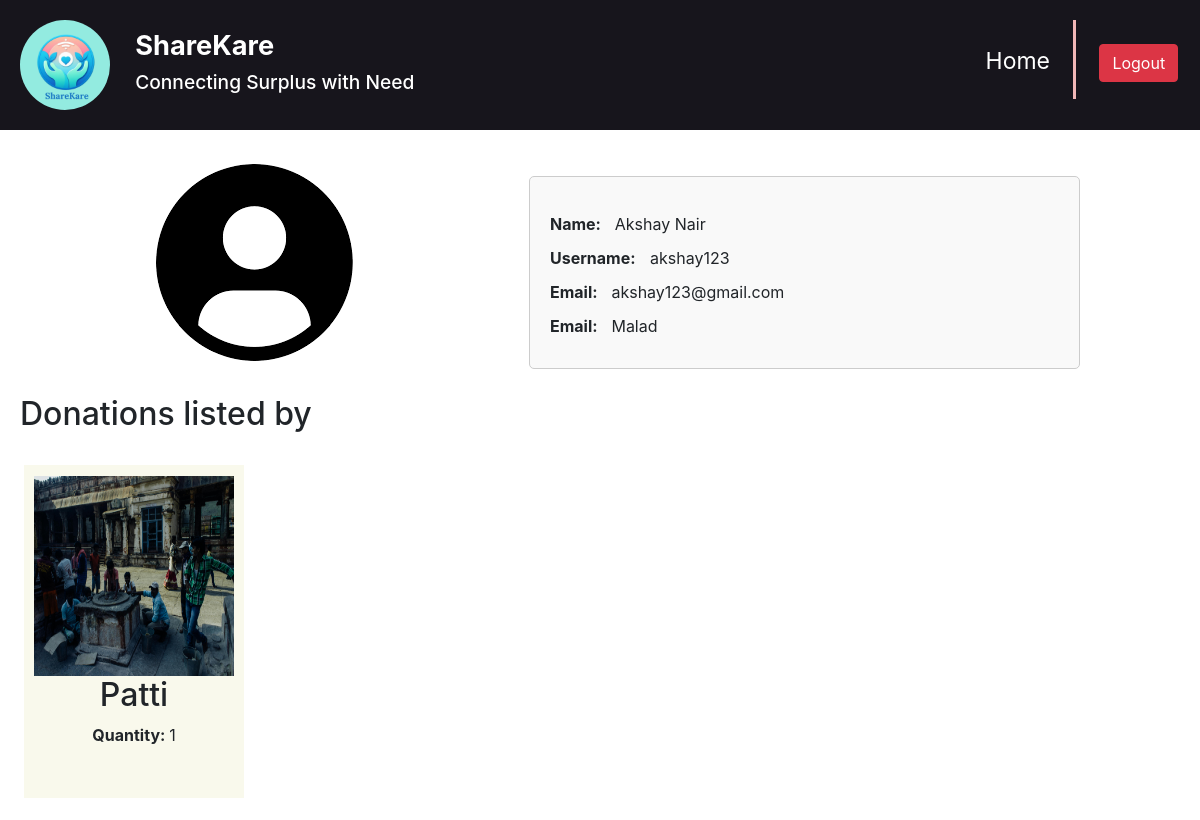
Page /user_donation/4/11/ (signed in) on the earlier database version.
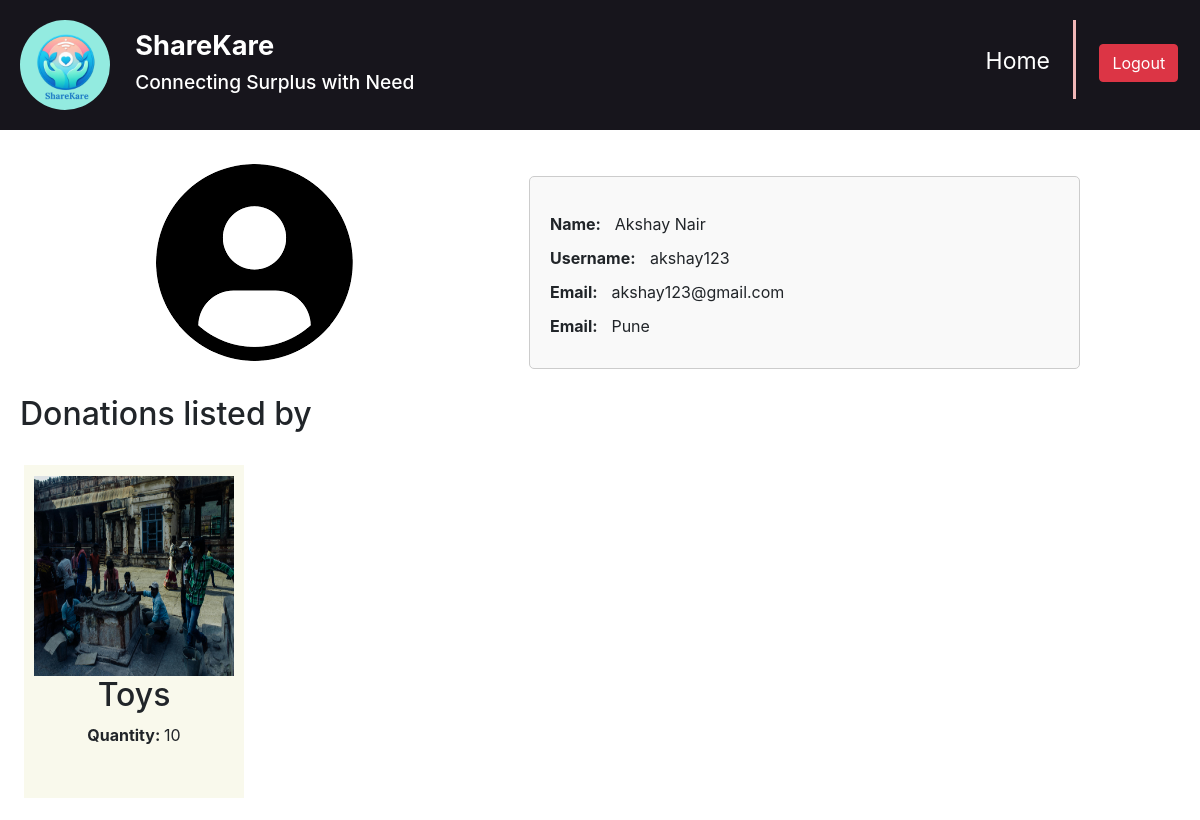
Same page on the later database version.
### home/models.py (models this page shows, shortened)
class Donor(models.Model):
    user = models.OneToOneField(User, on_delete=models.CASCADE)
    location = models.CharField(max_length=255)
    latitude = models.FloatField(null=True, blank=True)
    longitude = models.FloatField(null=True, blank=True)

class Donation(models.Model):
    user = models.ForeignKey(User, on_delete=models.CASCADE)
    other_products = models.TextField(max_length=100)
    phone_number = models.CharField(max_length=15)
    product_quantity = models.IntegerField()
    product_images = models.ImageField(upload_to="images/")

### home/views.py (the view)
# urls.py: path('user_donation/<int:user_id>/<int:product_id>/', views.user_donation, name='user_donation'),
@login_required
def user_donation(request, user_id, product_id):
    userr = User.objects.get(id=user_id)
    donor = Donor.objects.get(user=userr)
    donations = Donation.objects.filter(user_id=userr)
    product_high = Donation.objects.get(id=product_id)
    context = {
        'userr':userr,
        'donor': donor,
        'donations': donations,
        'product_high': product_high
    }
    return render(request, 'user_donation.html', context)

### templates/user_donation.html (shortened to what this page needs)
<!DOCTYPE html>
{% load static %}
<html lang="en">
<head>
    <link rel="stylesheet" href="{% static "css/user_donate.css" %}"/>
    <link href="https://maxcdn.bootstrapcdn.com/bootstrap/4.5.2/css/bootstrap.min.css" rel="stylesheet">
</head>
<body>
    <header>
        <div class="m_container">
            <div id="left">
                <div>
                    <img src="{% static "images/ShareKare.png" %}" id="logo" alt="ShareCare Logo">
                </div>
                <div id="lrig">
                        <h1>ShareKare</h1>
                        <h3>Connecting Surplus with Need</h3>
                </div>
            </div>
            <div id="right">
                <nav>
                    <ul>
                        <div id="profile"><a href="{% url 'ngo_dashboard' %}" id="linkprofile">Home</a></div>
                    </ul>
                </nav>
            </div>
            <div class="vl"></div>
            <div id="user1">
                <a id ="link" href="{% url 'logout' %}"><button class="btn btn-danger" onclick="logout()">Logout</button></a>
            </div>
        </div>
    </header>
    <div class="ngo-details-section">
        <div class="ngo-image">
            <img id="userimg" src="{% static "images/userlogo.png" %}" alt="{{ ngo.ngoname }} Image">
        </div>
        <div class="ngo-information">
            <p><strong>Name: </strong>{{ userr.first_name }}</p>
            <p><strong>Username:</strong> {{ userr.username }}</p>
            <p><strong>Email: </strong>{{ userr.email }}</p>
            <p><strong>Email: </strong>{{ donor.location }}</p>
        </div>
    </div>
    <div class="donations-section">
        <div id="headin"><div id="txthead"><h2>Donations listed by {{ donor.username }} </h2></div></div>
    </div>
    <br>
    <div id="grandparent">
        <div id="parentleft">
            <div id="hihgdon">
                <a href="{{ donation.product_images.url }}" target="_blank">
                <img src="{{ product_high.product_images.url }}" alt="{{ donation.other_products }}" class="donation-image"><br>
                </a>
                <h2> {{product_high.other_products}}</h2>
                <p><b>Quantity:  </b>{{product_high.product_quantity}}</p><br>
            </div>
        </div>
</div>
</body>
</html>

Differences in the rows shown:
changed Donor: location "Malad" → "Pune"
changed Donation: other_products "Patti" → "Toys"; product_quantity "1" → "10"
